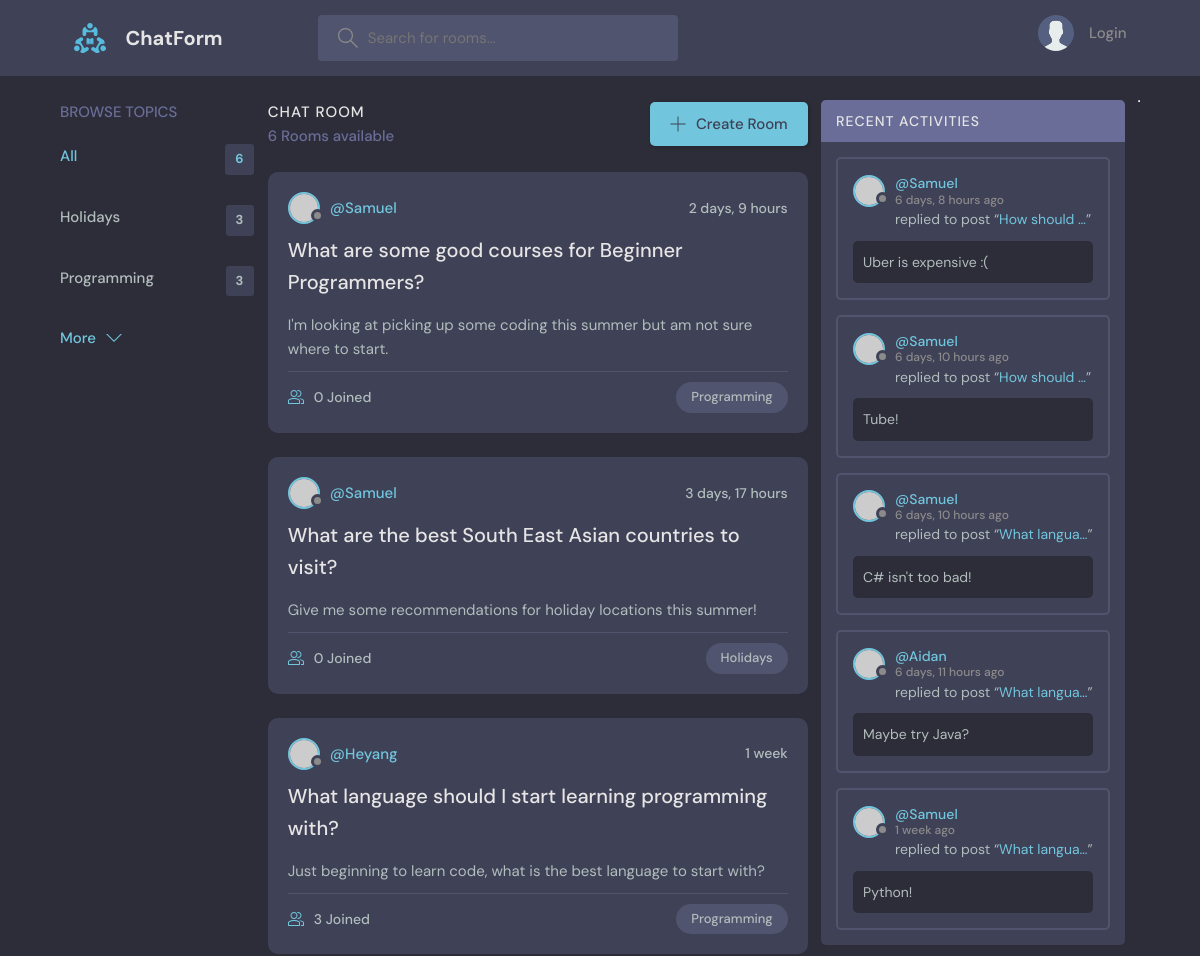
The app's page / (upper part), older data.
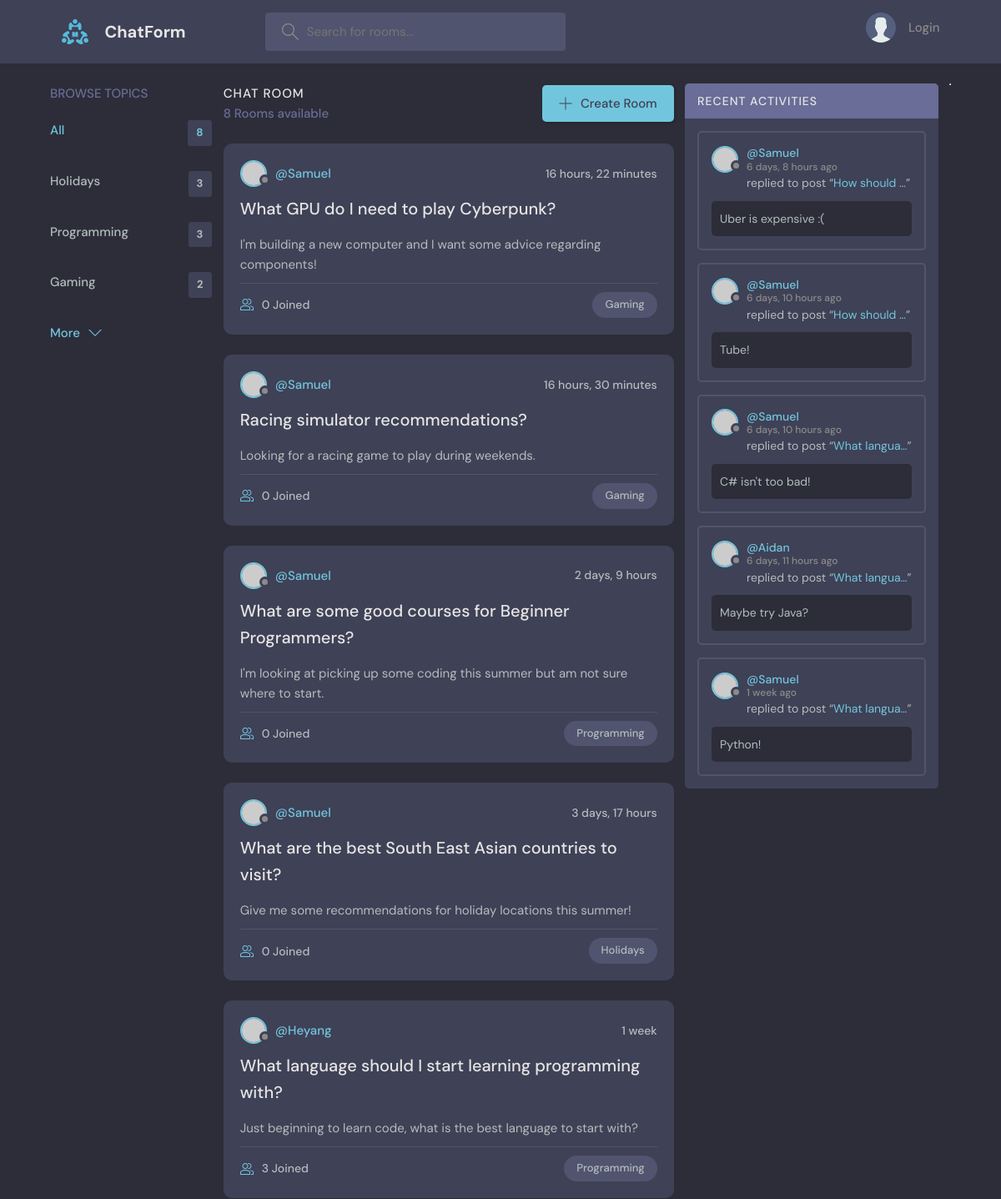
The same page, newer data.
### base/models.py (models this page shows, shortened)
class Topic(models.Model):
    name = models.CharField(max_length=250)

class Room(models.Model):
    host = models.ForeignKey(User, on_delete=models.SET_NULL, null=True)
    topic = models.ForeignKey(Topic, on_delete=models.SET_NULL, null=True)
    name = models.CharField(max_length=200)
    description = models.TextField(null=True, blank=True)
    participants = models.ManyToManyField(User, related_name='participants', blank=True)
    updated = models.DateTimeField(auto_now=True)
    created = models.DateTimeField(auto_now_add=True)
    class Meta:
        ordering = ['-updated', '-created']
    def __str__(self):
        return self.name

class Message(models.Model):
    user = models.ForeignKey(User, on_delete=models.CASCADE)
    room = models.ForeignKey(Room, on_delete=models.CASCADE)
    body = models.TextField()
    updated = models.DateTimeField(auto_now=True)
    created = models.DateTimeField(auto_now_add=True)
    class Meta:
        ordering = ['-updated', '-created']

### base/views.py (the view)
# urls.py: path('', views.home, name="home"),
def home(request):
    q = request.GET.get('q') if request.GET.get('q') != None else ''
    rooms = Room.objects.filter(
        Q(topic__name__icontains=q) |
        Q(name__icontains=q) |
        Q(description__icontains=q)
    )
    topics = Topic.objects.all()
    room_count = rooms.count()
    room_activity = Message.objects.filter(Q(room__topic__name__icontains=q))
    context = {'rooms':rooms, 'topics': topics, 'room_count': room_count, 'room_activity': room_activity}
    return render(request, 'base/homepg.html', context)

### base/templates/base/homepg.html (shortened to what this page needs)
{% extends 'main.html' %}
{% block content %}
<main class="layout layout--3">
      <div class="container">
        {% include 'components/topics_component.html' %}
        <div class="roomList">
          <div class="roomList__header">
            <div>
              <h2>Chat Room</h2>
              <p>{{room_count}} Rooms available</p>
            </div>
            <a class="btn btn--main" href="{% url 'create-room' %}">
              <svg version="1.1" xmlns="http://www.w3.org/2000/svg" width="32" height="32" viewBox="0 0 32 32">
                <title>add</title>
                <path
                  d="M16.943 0.943h-1.885v14.115h-14.115v1.885h14.115v14.115h1.885v-14.115h14.115v-1.885h-14.115v-14.115z"
                ></path>
              </svg>
              Create Room
            </a>
          </div>
          {% include 'components/room_component.html' %}
        </div>
        {% include 'components/activity_feed.html' %}
      </div>
</main>
{% endblock content %}

### base/templates/components/topics_component.html
<div class="topics">
    <div class="topics__header">
      <h2>Browse Topics</h2>
    </div>
    <ul class="topics__list">
      <li>
        <a href="{% url 'home' %}" class="active">All<span>{{rooms.count}}</span></a>
      </li>
      {% for topic in topics %}
      <li>
        <a href="{% url 'home' %}?q={{topic.name}}">{{topic.name}}<span>{{topic.room_set.all.count}}</span></a>
      </li>
      {% endfor %}
    </ul>
    <a class="btn btn--link" href="topics.html">
      More
      <svg version="1.1" xmlns="http://www.w3.org/2000/svg" width="32" height="32" viewBox="0 0 32 32">
        <title>chevron-down</title>
        <path d="M16 21l-13-13h-3l16 16 16-16h-3l-13 13z"></path>
      </svg>
    </a>
  </div>

### base/templates/components/room_component.html (shortened to what this page needs)
{% for room in rooms %}
<div class="roomListRoom">
    <div class="roomListRoom__header">
      <a href="{% url 'user-profile' room.host.id %}" class="roomListRoom__author">
        <div class="avatar avatar--small">
          <img src="https://randomuser.me/api/portraits/women/11.jpg" />
        </div>
        <span>@{{room.host.username}}</span>
      </a>
      <div class="roomListRoom__actions">
        <span>{{room.created|timesince}}</span>
      </div>
    </div>
    <div class="roomListRoom__content">
      <a href="{% url 'room' room.id %}">{{room.name}}</a>
      <p>
        <small>{{room.description}}</small>
      </p>
    </div>
    <div class="roomListRoom__meta">
      <a href="{% url 'room' room.id %}" class="roomListRoom__joined">
        {{room.participants.all.count}} Joined
      </a>
      <p class="roomListRoom__topic">{{room.topic.name}}</p>
    </div>
  </div>
{% endfor %}

### base/templates/components/activity_feed.html (shortened to what this page needs)
<div class="activities">
    <div class="activities__header">
      <h2>Recent Activities</h2>
    </div>
    {% for message in room_activity %}
    <div class="activities__box">
      <div class="activities__boxHeader roomListRoom__header">
        <a href="{% url 'user-profile' message.user.id %}" class="roomListRoom__author">
          <div class="avatar avatar--small">
            <img src="https://randomuser.me/api/portraits/women/11.jpg" />
          </div>
          <p>
            @{{message.user.username}}
            <span>{{message.created|timesince}} ago</span>
          </p>
        </a>
      </div>
      <div class="activities__boxContent">
        <p>replied to post “<a href="{% url 'room' message.room.id %}">{{message.room|truncatechars:12}}</a>”</p>
        <div class="activities__boxRoomContent">
          {{message.body|truncatechars:35}}
        </div>
      </div>
    </div>
    {% endfor %}
  </div>
<hr>

Row changes from the older to the newer data that the page shows:
added Topic: name "Gaming", room_set.all.count "2"
added Room: host.username "Samuel", created "16 hours, 22 minutes", name "What GPU do I need to play Cyberpunk?", description "I'm building a new computer and I want some advice regarding components!", participants.all.count "0", topic.name "Gaming"
added Room: host.username "Samuel", created "16 hours, 30 minutes", name "Racing simulator recommendations?", description "Looking for a racing game to play during weekends.", participants.all.count "0", topic.name "Gaming"
Text that changed along with them:
{{ rooms.count }}: "6" → "8"
{{ room_count }}: "6" → "8"
